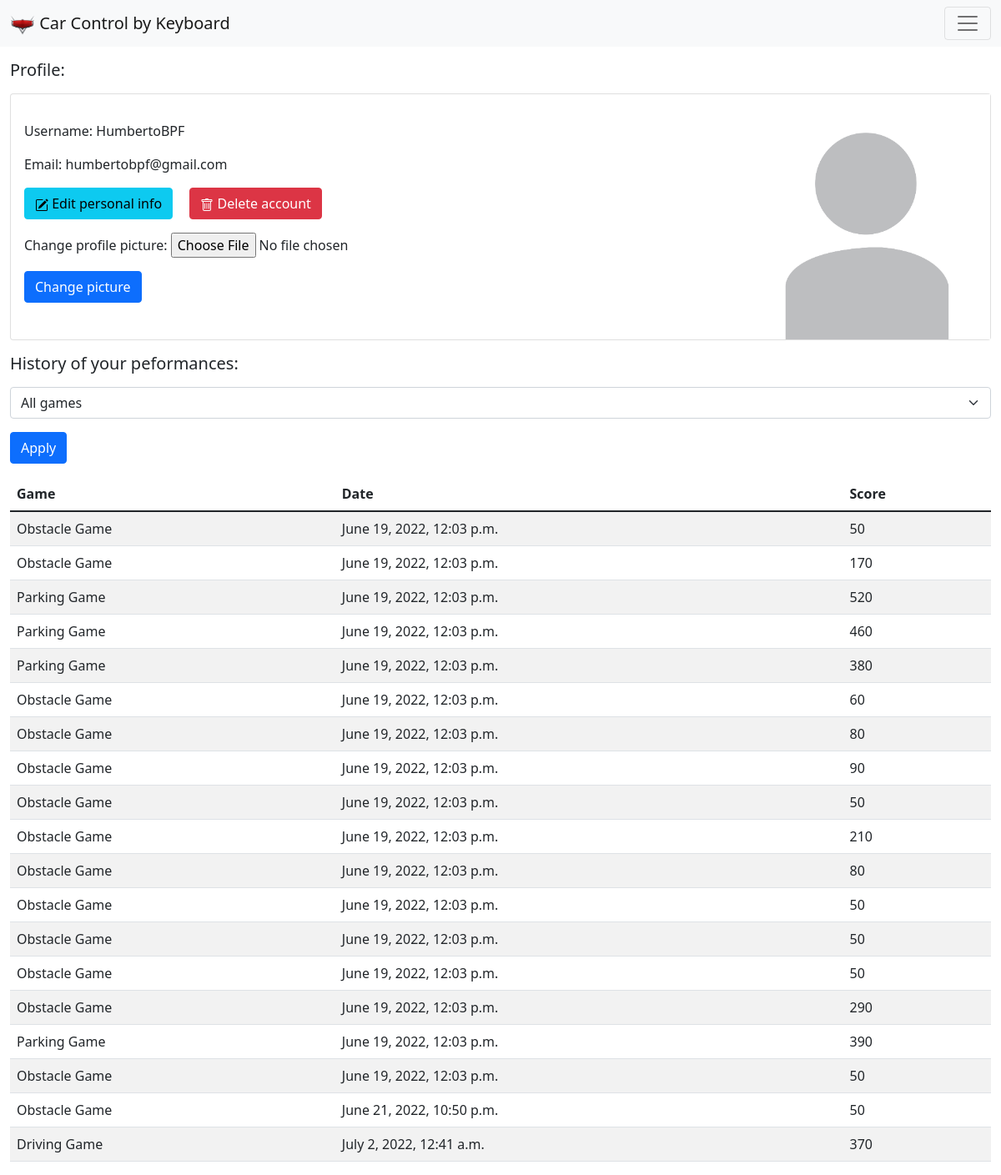
Screenshot of /account/profile (signed in) with the database file from the repository.
### carcontrollerserver/models.py (models this page shows)
class Score(models.Model):
    user = models.ForeignKey(User, on_delete=models.CASCADE)
    game = models.ForeignKey(Game, on_delete=models.CASCADE)
    score = models.IntegerField()
    date = models.DateTimeField(default=datetime.now, blank=True, null=True)

class Game(models.Model):
    game_tag = models.CharField(max_length=30, unique=True, null=False, blank=False)
    game_name = models.CharField(max_length=30, null=False, blank=False)
    def __str__(self):
        return self.game_name

### carcontrollerserver/views/account.py (the view)
# urls.py: path('account/profile', account.profile, name='profile'),
def profile(request):
    if request.method == "GET" and request.user.is_authenticated:
        if contains_parameters(request.GET, "game") and request.GET.get('game') != "all_games":
            game = get_object_or_404(Game, game_tag = request.GET.get('game'))
            scores = Score.objects.filter(game=game, user=request.user)
        else:
            game = None
            scores = Score.objects.filter(user=request.user)
        games = Game.objects.all()
        app_user = get_object_or_404(AppUser, user=request.user)
        form_picture = FormPicture()
        return render(request, 'profile.html', {
                                                'scores': scores,
                                                'games': games,
                                                'selected_game': game,
                                                'app_user': app_user,
                                                'form_picture': form_picture
                                            })
    return redirect('login-form')

### application/forms.py
class FormPicture(forms.Form):
    picture = forms.ImageField(label='Change profile picture', required=False)

### application/utils.py (called while the page is built)
def contains_parameters(request, *parameters):
    for parameter in parameters:
        if request.get(parameter) is None:
            return False
    return True

### application/templates/profile.html (shortened to what this page needs)
{% extends 'base.html' %}
{% load static %}
{% block content %}
<section class="container-fluid">
    <h5 class="mb-3">Profile:</h5>
    <div class="card mb-3">
        <div class="row g-0">
            <div class="col-12 col-md-7 col-lg-9 mt-3">
                <div class="card-body">
                    <p>Username: {{user.username}}</p>
                    <p>Email: {{user.email}}</p>
                    <a class="btn btn-info" href="{% url 'update-account-form' %}" role="button">
                         Edit personal info</a>
                    <a class="btn btn-danger ms-3" role="button" data-bs-toggle="modal" data-bs-target="#exampleModal">
                         Delete account</a>
                    <form class="mt-3" action="{% url 'change-picture' %}" method="POST" enctype="multipart/form-data">
                        {{form_picture.as_p}}
                        <button type="submit" class="btn btn-primary">Change picture</button>
                    </form>
                </div>
            </div>
            <div class="col-12 col-md-5 col-lg-3">
                {% if app_user.picture %}
                    <img src="{{app_user.picture.url}}" class="img-fluid rounded-start" alt="...">
                {% else %}
                    <img src="{% static 'profile.jpg' %}" class="img-fluid rounded-start" alt="...">
                {% endif %}
            </div>
        </div>
      </div>
    <h5 class="my-3">History of your peformances:</h5>
    <form action="{% url 'profile' %}" method="GET">
        <select class="form-select mb-3" name="game">
            {% if game %}
                <option value="all_games" selected>All games</option>
            {% else %}
                <option value="all_games">All games</option>
            {% endif %}
        </select>
        <button type="submit" class="btn btn-primary mb-3">Apply</button>
    </form>
    <table class="table table-striped">
        <thead>
            <tr>
                <th scope="col">Game</th>
                <th scope="col">Date</th>
                <th scope="col">Score</th>
            </tr>
        </thead>
        <tbody>
            {% for score in scores %}
                <tr>
                    <td>{{score.game}}</td>
                    <td>{{score.date}}</td>
                    <td>{{score.score}}</td>
                </tr>
            {% endfor %}
        </tbody>
    </table>
</section>
{% endblock %}

### rows the page displays
Score: game "Obstacle Game", date "June 19, 2022, 12:03 p.m.", score "50"
Score: game "Obstacle Game", date "June 19, 2022, 12:03 p.m.", score "170"
Score: game "Parking Game", date "June 19, 2022, 12:03 p.m.", score "520"
Score: game "Parking Game", date "June 19, 2022, 12:03 p.m.", score "460"
Score: game "Parking Game", date "June 19, 2022, 12:03 p.m.", score "380"
Score: game "Obstacle Game", date "June 19, 2022, 12:03 p.m.", score "60"
Score: game "Obstacle Game", date "June 19, 2022, 12:03 p.m.", score "80"
Score: game "Obstacle Game", date "June 19, 2022, 12:03 p.m.", score "90"
Score: game "Obstacle Game", date "June 19, 2022, 12:03 p.m.", score "50"
Score: game "Obstacle Game", date "June 19, 2022, 12:03 p.m.", score "210"
Score: game "Obstacle Game", date "June 19, 2022, 12:03 p.m.", score "80"
Score: game "Obstacle Game", date "June 19, 2022, 12:03 p.m.", score "50"
Score: game "Obstacle Game", date "June 19, 2022, 12:03 p.m.", score "50"
Score: game "Obstacle Game", date "June 19, 2022, 12:03 p.m.", score "50"
Score: game "Obstacle Game", date "June 19, 2022, 12:03 p.m.", score "290"
Score: game "Parking Game", date "June 19, 2022, 12:03 p.m.", score "390"
Score: game "Obstacle Game", date "June 19, 2022, 12:03 p.m.", score "50"
Score: game "Obstacle Game", date "June 21, 2022, 10:50 p.m.", score "50"
Score: game "Driving Game", date "July 2, 2022, 12:41 a.m.", score "370"

### other values shown
{{ user.username }} "HumbertoBPF"
{{ user.email }} "humbertobpf@gmail.com"
